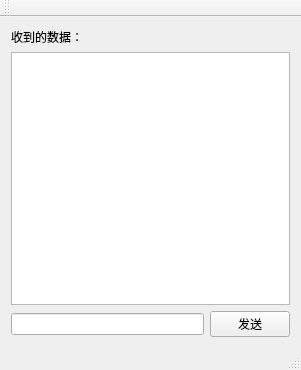
<?xml version="1.0" encoding="UTF-8"?>
<ui version="4.0">
 <class>MainWindow</class>
 <widget class="QMainWindow" name="MainWindow">
  <property name="geometry">
   <rect>
    <x>0</x>
    <y>0</y>
    <width>301</width>
    <height>370</height>
   </rect>
  </property>
  <property name="windowTitle">
   <string>MainWindow</string>
  </property>
  <widget class="QWidget" name="centralWidget">
   <layout class="QVBoxLayout" name="verticalLayout_3">
    <item>
     <layout class="QVBoxLayout" name="verticalLayout_2">
      <item>
       <layout class="QVBoxLayout" name="verticalLayout">
        <item>
         <widget class="QLabel" name="label">
          <property name="text">
           <string>收到的数据：</string>
          </property>
         </widget>
        </item>
        <item>
         <widget class="QTextBrowser" name="showBrowser"/>
        </item>
       </layout>
      </item>
      <item>
       <layout class="QHBoxLayout" name="horizontalLayout">
        <item>
         <widget class="QLineEdit" name="sendEdit"/>
        </item>
        <item>
         <widget class="QPushButton" name="sendButton">
          <property name="text">
           <string>发送</string>
          </property>
         </widget>
        </item>
       </layout>
      </item>
     </layout>
    </item>
   </layout>
  </widget>
  <widget class="QMenuBar" name="menuBar">
   <property name="geometry">
    <rect>
     <x>0</x>
     <y>0</y>
     <width>301</width>
     <height>25</height>
    </rect>
   </property>
  </widget>
  <widget class="QToolBar" name="mainToolBar">
   <attribute name="toolBarArea">
    <enum>TopToolBarArea</enum>
   </attribute>
   <attribute name="toolBarBreak">
    <bool>false</bool>
   </attribute>
  </widget>
  <widget class="QStatusBar" name="statusBar"/>
 </widget>
 <layoutdefault spacing="6" margin="11"/>
 <resources/>
 <connections/>
</ui>
